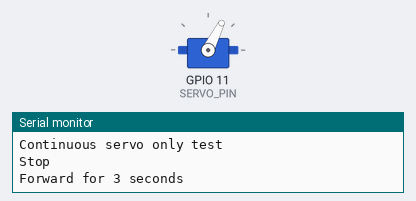
The sketch below on a simulated ESP32. Shown: servo, the last lines printed to the serial monitor.

Above: at 3.1 s.
At 8.1 s:
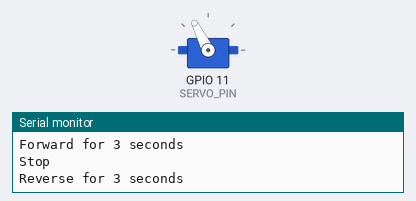
At 11.1 s:
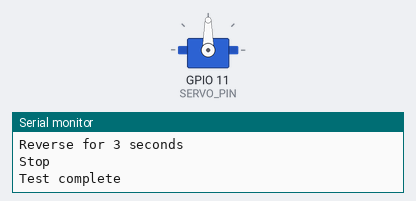
Timing chart, 0 to 12.6 s (numbered marks = the images above):
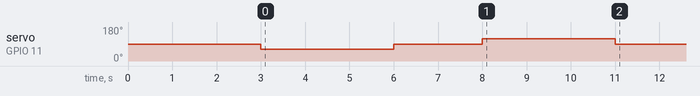

The sketch:

servo_testing.ino
```cpp
#include <ESP32Servo.h>

// ---------------- Pins ----------------
const int SERVO_PIN = 11;

// ---------------- Servo tuning ----------------
// For continuous rotation servo:
// 1500 = stop
// smaller than 1500 = one direction
// larger than 1500 = other direction
const int SERVO_STOP_US = 1500;
const int SERVO_FWD_US  = 1200;
const int SERVO_REV_US  = 1800;

Servo testServo;

void servoStop() {
  testServo.writeMicroseconds(SERVO_STOP_US);
}

void servoForward() {
  testServo.writeMicroseconds(SERVO_FWD_US);
}

void servoReverse() {
  testServo.writeMicroseconds(SERVO_REV_US);
}

void setup() {
  Serial.begin(115200);
  delay(1000);

  Serial.println("Continuous servo only test");

  testServo.setPeriodHertz(50);
  testServo.attach(SERVO_PIN, 500, 2500);

  Serial.println("Stop");
  servoStop();
  delay(2000);

  Serial.println("Forward for 3 seconds");
  servoForward();
  delay(3000);

  Serial.println("Stop");
  servoStop();
  delay(2000);

  Serial.println("Reverse for 3 seconds");
  servoReverse();
  delay(3000);

  Serial.println("Stop");
  servoStop();

  Serial.println("Test complete");
}

void loop() {
  // nothing
}
```
